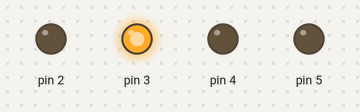
Bench run of a sketch on a simulated Arduino Uno, built with avr-gcc and run on an emulated ATmega328P. Shown: output pins drawn as LEDs (lit = HIGH).

Above: at 0.1 s.
Timing chart, 0 to 1.6 s (numbered marks = the images above):
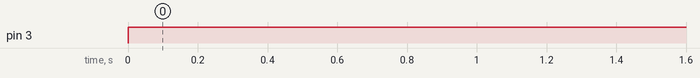

The sketch:

space_ship.ino
```cpp
#include <Arduino.h>
//header

int switchState = 0;

//setup

void setup() {
  pinMode(3, OUTPUT);
  pinMode(4, OUTPUT);
  pinMode(5, OUTPUT);
  pinMode(2, OUTPUT);
}

//loop

void loop(){
  switchState = digitalRead(2);
  //if the button is not pressed
  if(switchState == LOW) {
    digitalWrite(3, HIGH); //green LED on
    digitalWrite(4, LOW); //red LED off
    digitalWrite(5, LOW); //red LED off
  }
  //if the button is pressed
  else {
    digitalWrite(3, LOW); //green LED off
    //blink red LEDs
    digitalWrite(4, LOW);
    digitalWrite(5, HIGH);
    //pause for .25s
    delay(250);
    digitalWrite(5, LOW);
    digitalWrite(4, HIGH);
    delay(250);
  }
}
```

Measured:
- by itself, pin 3: LOW → HIGH at 0.00 s
